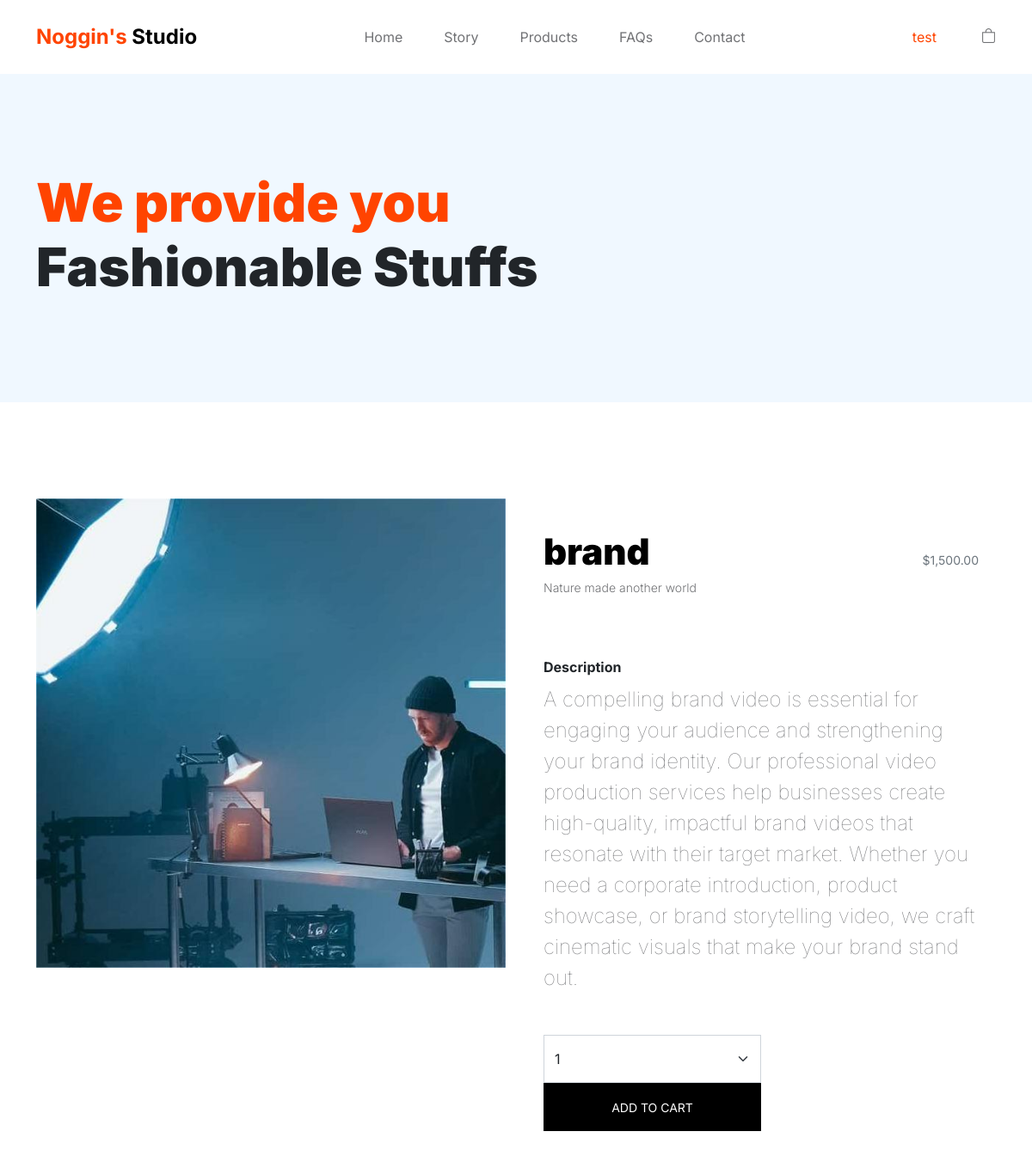
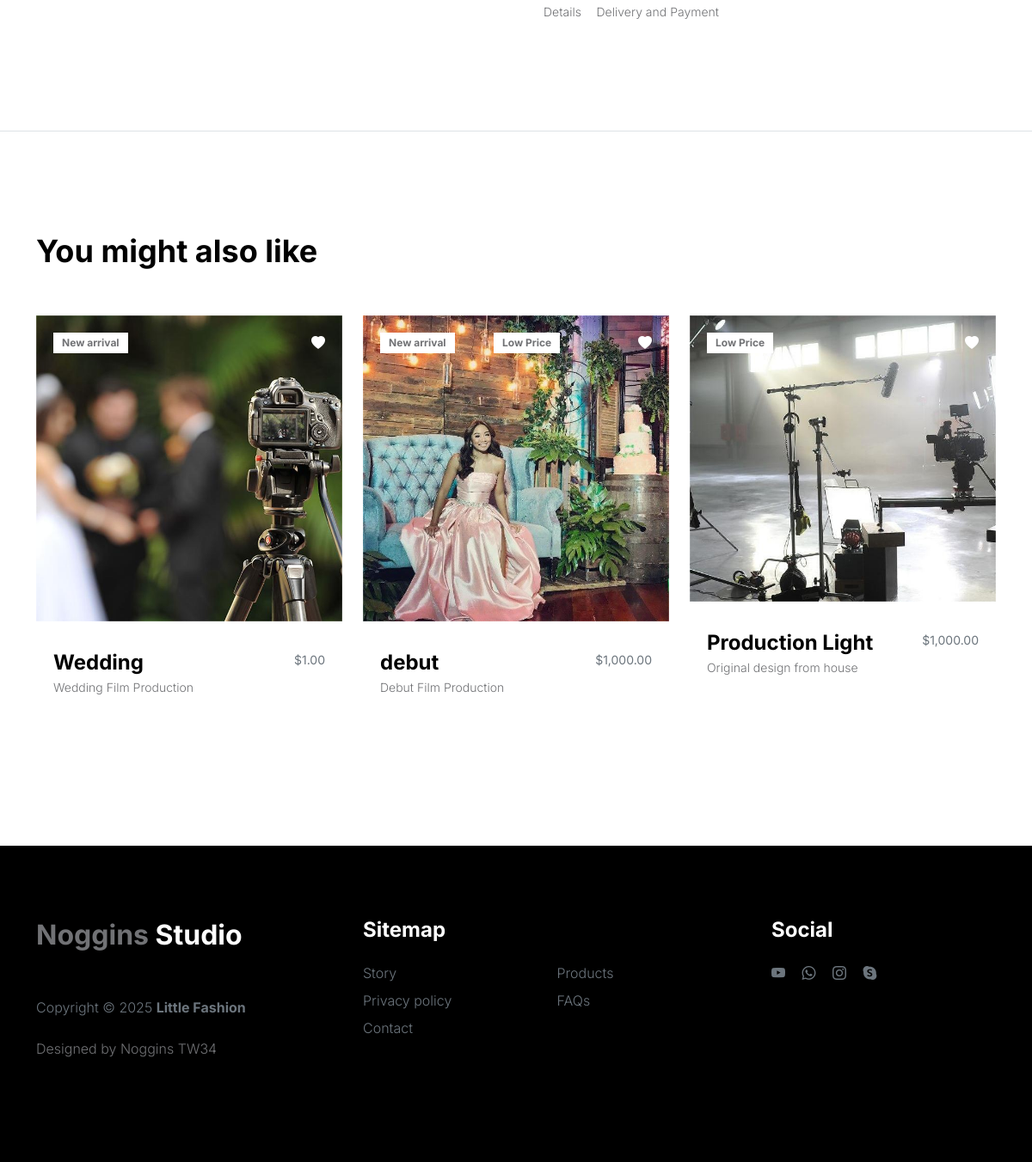
The app's page /little_fashion/product-detail.php?id=3 (signed in) with its own data (2 pictures, top to bottom).
### tables this page shows
CREATE TABLE `products` (
  `id` int(11) NOT NULL,
  `name` varchar(255) NOT NULL,
  `description` text DEFAULT NULL,
  `short_description` varchar(255) DEFAULT NULL,
  `price` decimal(10,2) NOT NULL,
  `image_path` varchar(255) NOT NULL,
  `category` varchar(50) DEFAULT NULL,
  `is_new_arrival` tinyint(1) DEFAULT 0,
  `is_popular` tinyint(1) DEFAULT 0,
  `is_discounted` tinyint(1) DEFAULT 0,
  `created_at` timestamp NOT NULL DEFAULT current_timestamp()
);

### little_fashion/product-detail.php (the view, shortened to what this page needs)
<?php
require_once 'config.php';
$productId = $_GET['id'];
$stmt = $pdo->prepare("SELECT * FROM products WHERE id = ?");
$stmt->execute([$productId]);
$product = $stmt->fetch(PDO::FETCH_ASSOC);
$stmtRelated = $pdo->prepare("
    SELECT p.* FROM products p
    JOIN related_products rp ON p.id = rp.related_product_id
    WHERE rp.product_id = ?
    LIMIT 3
");
$stmtRelated->execute([$productId]);
$relatedProducts = $stmtRelated->fetchAll(PDO::FETCH_ASSOC);
?>
<!doctype html>
<html lang="en">
    <head>
        <link href="css/bootstrap.min.css" rel="stylesheet">
        <link href="css/bootstrap-icons.css" rel="stylesheet">
        <link rel="stylesheet" href="css/slick.css"/>
        <link href="css/tooplate-little-fashion.css" rel="stylesheet">
    </head>
    <body>
        <main>
            <?php include 'navbar.php'; ?>
            <header class="site-header section-padding d-flex justify-content-center align-items-center">
                <div class="container">
                    <div class="row">
                        <div class="col-lg-10 col-12">
                            <h1>
                                <span class="d-block text-primary">We provide you</span>
                                <span class="d-block text-dark">Fashionable Stuffs</span>
                            </h1>
                        </div>
                    </div>
                </div>
            </header>
            <section class="product-detail section-padding">
                <div class="container">
                    <div class="row">
                        <div class="col-lg-6 col-12">
                            <div class="product-thumb">
                                <img src="<?= $product['image_path'] ?>" class="img-fluid product-image" alt="<?= $product['name'] ?>">
                            </div>
                        </div>
                        <div class="col-lg-6 col-12">
                            <div class="product-info d-flex">
                                <div>
                                    <h2 class="product-title mb-0"><?= $product['name'] ?></h2>
                                    <p class="product-p"><?= $product['short_description'] ?></p>
                                </div>
                                <small class="product-price text-muted ms-auto mt-auto mb-5">$<?= number_format($product['price'], 2) ?></small>
                            </div>
                            <div class="product-description">
                                <strong class="d-block mt-4 mb-2">Description</strong>
                                <p class="lead mb-5"><?= $product['description'] ?></p>
                            </div>
                            <div class="product-cart-thumb row">
                                    <form method="post" action="add-to-cart.php">
                                        <div class="col-lg-6 col-12">
                                            <select class="form-select cart-form-select" name="quantity" id="inputGroupSelect01">
                                                <option value="1" selected>1</option>
                                            </select>
                                        </div>
                                        <div class="col-lg-6 col-12 mt-4 mt-lg-0">
                                            <button type="submit" class="btn custom-btn cart-btn">Add to Cart</button>
                                        </div>
                                    </form>
                                    <p>
                                        <a href="#" class="product-additional-link">Details</a>
                                        <a href="#" class="product-additional-link">Delivery and Payment</a>
                                    </p>
                                </div>
                        </div>
                    </div>
                </div>
            </section>
            <section class="related-product section-padding border-top">
                <div class="container">
                    <div class="row">
                        <div class="col-12">
                            <h3 class="mb-5">You might also like</h3>
                        </div>
                        <?php foreach ($relatedProducts as $related): ?>
                        <div class="col-lg-4 col-12 mb-3">
                            <div class="product-thumb">
                                <a href="product-detail.php?id=<?= $related['id'] ?>">
                                    <img src="<?= $related['image_path'] ?>" class="img-fluid product-image" alt="<?= $related['name'] ?>">
                                </a>
                                <div class="product-top d-flex">
                                    <?php if ($related['is_new_arrival']): ?>
                                    <span class="product-alert me-auto">New arrival</span>
                                    <?php endif; ?>
                                    <?php if ($related['is_discounted']): ?>
                                    <span class="product-alert me-auto">Low Price</span>
                                    <?php endif; ?>
                                    <a href="#" class="bi-heart-fill product-icon ms-auto"></a>
                                </div>
                                <div class="product-info d-flex">
                                    <div>
                                        <h5 class="product-title mb-0">
                                            <a href="product-detail.php?id=<?= $related['id'] ?>" class="product-title-link"><?= $related['name'] ?></a>
                                        </h5>
                                        <p class="product-p"><?= $related['short_description'] ?></p>
                                    </div>
                                    <small class="product-price text-muted ms-auto mt-auto mb-5">$<?= number_format($related['price'], 2) ?></small>
                                </div>
                            </div>
                        </div>
                        <?php endforeach; ?>
                    </div>
                </div>
            </section>
        </main>
        <?php include 'footer.php'; ?>
    </body>
</html>

### little_fashion/css/tooplate-little-fashion.css (style rules this page uses)
:root { --white-color: #FFFFFF; --primary-color: #FF4400; --section-bg-color: #f0f8ff; --dark-color: #000000; --grey-color: #d0d1d1; --p-color: #717275; --body-font-family: 'Inter', sans-serif; --h5-font-size: 24px; --p-font-size: 20px; --copyright-text-font-size: 16px; --product-link-font-size: 14px; --custom-link-font-size: 12px; --font-weight-thin: 100; --font-weight-light: 300; --font-weight-normal: 400; --font-weight-bold: 700; --font-weight-black: 900; }
body, html { height: 100%; }
html { scroll-behavior: smooth; }
body { background: var(--white-color); font-family: var(--body-font-family); position: relative; }
h2, h3, h4, h5, h6 { color: var(--dark-color); line-height: inherit; }
h1, h2, h3, h4, h5, h6 { font-weight: var(--font-weight-bold); }
h1, h2 { font-weight: var(--font-weight-black); }
h1 { font-size: 64px; line-height: normal; }
h2 { font-size: 42px; }
h3 { font-size: 36px; }
h5 { font-size: 24px; }
p { color: var(--p-color); font-size: var(--p-font-size); font-weight: var(--font-weight-light); }
a, button { touch-action: manipulation; transition: all 0.3s; }
a { color: var(--p-color); text-decoration: none; }
.text-primary { color: var(--primary-color) !important; }
.lead { font-size: 1.5rem; font-weight: var(--font-weight-thin); }
b, strong { font-weight: var(--font-weight-bold); }
.custom-btn { background: var(--dark-color); border-radius: 50px; color: var(--white-color); font-size: var(--copyright-text-font-size); text-transform: uppercase; padding: 16.50px 20px; }
.cart-form-select { border-radius: 0; padding-top: 15px; padding-bottom: 15px; }
.cart-btn { border-radius: 0; width: 100%; font-size: var(--product-link-font-size); }
.site-header { background-color: var(--section-bg-color); position: relative; overflow: hidden; margin-top: 86px; }
.site-header.section-padding { padding-top: 7rem; padding-bottom: 7rem; }
section { content-visibility: auto; contain-intrinsic-size: 700px; }
.section-padding { padding-top: 7rem; padding-bottom: 7rem; }
.product-thumb { background: var(--white-color); position: relative; transition: all 0.5s ease-out; }
.product-image { transition: all 0.5s ease-out; }
.product-top { position: absolute; top: 0; right: 0; left: 0; margin: 20px; }
.product-info { padding: 30px 20px; }
.product-description, .product-cart-thumb { padding: 0 20px; }
.product-icon { color: var(--white-color); }
.product-title-link { color: var(--dark-color); }
.product-additional-link { display: inline-block; vertical-align: top; font-size: var(--product-link-font-size); margin-top: 32px; margin-right: 12px; }
.product-alert { background: var(--white-color); color: var(--p-color); font-size: var(--custom-link-font-size); font-weight: var(--font-weight-bold); padding: 3px 10px; }
.product-p { font-size: var(--product-link-font-size); }
@media screen and (max-width: 1200px) { h1 { font-size: 62px; } }

### records on screen
products: image_path+name (picture), name "brand", short_description "Nature made another world", price "1,500.00", description "A compelling brand video is essential for engaging your audience and strengthening your brand identity. Our professional video production services help businesses create high-quality, impactful brand videos that resonate with their target market. Whether you need a corporate introduction, product showcase, or brand storytelling video, we craft cinematic visuals that make your brand stand out."
products: image_path (picture), is_new_arrival "New arrival", name "Wedding", short_description "Wedding Film Production", price "1.00"
products: image_path (picture), is_new_arrival "New arrival", is_discounted "Low Price", name "debut", short_description "Debut Film Production", price "1,000.00"
products: image_path (picture), is_discounted "Low Price", name "Production Light", short_description "Original design from house", price "1,000.00"

### other values on screen
$_SESSION['user']['name'] "test"
